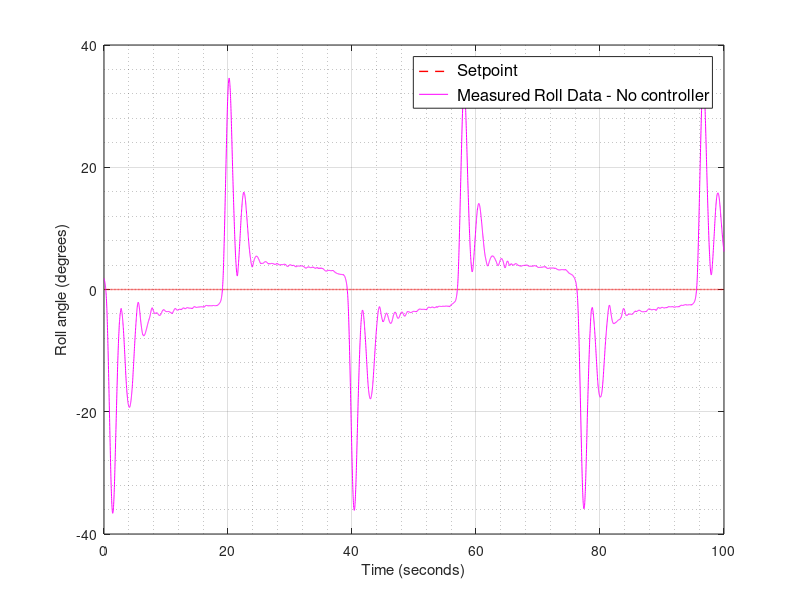

Write the MATLAB code that produced this figure.
close all

IMU1 = load('capture101.txt'); %0-35deg No controller

%Read values for no controller
Pitch1 =            (IMU1(:,1));
Roll1 =             (IMU1(:,2));
TIM2_CCR21 =        (IMU1(:,3));
TIM1_CCR31 =        (IMU1(:,4));
Controller_type1 =  (IMU1(:,5));
Setpoint1 =         (IMU1(:,6));

[m,n] = size(IMU1);

time = linspace(0,100,m);

figure(1)
plot(time, Setpoint1, 'r--', 'LineWidth', 1)
hold on
plot(time, Roll1, 'm');
legend(' Setpoint' ,' Measured Roll Data - No controller',' Measured Roll Data - PID controller', ' Measured Roll Data - Fuzzy controller', 'FontSize',12);
grid on
grid minor
ylabel('Roll angle (degrees)');
xlabel('Time (seconds)');